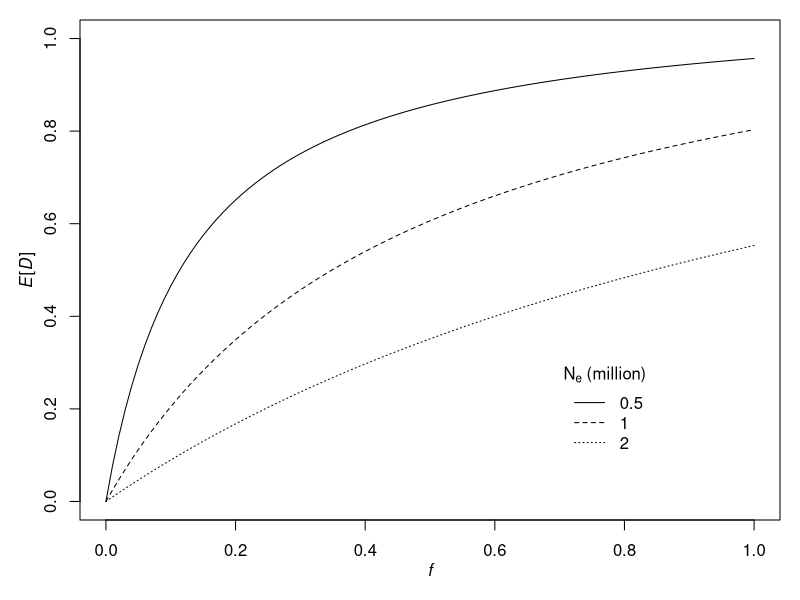
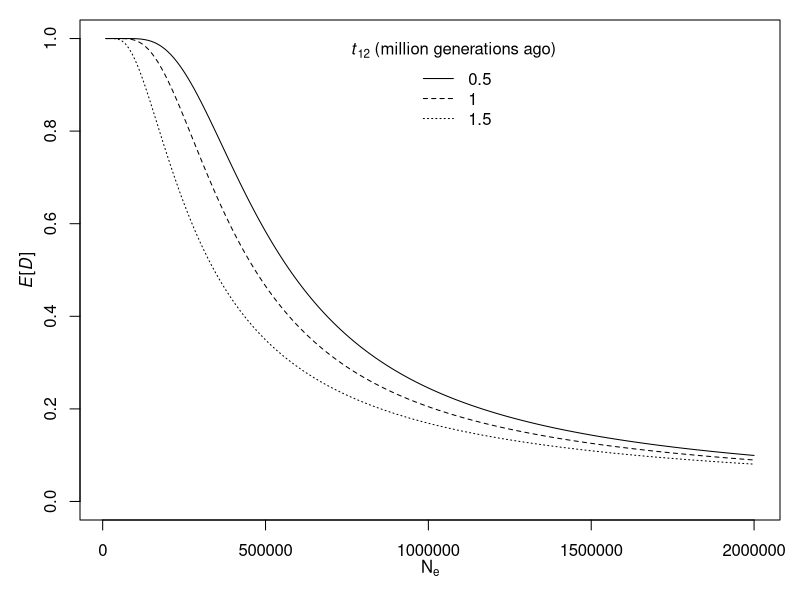

Recreate these plots in R, in order.
#!/usr/bin/env Rscript

# Figure_1.R
# Use the derivation for expected D (Durand et al. 2011) to plot the effects of Ne.

# Written for "Evaluating the use of ABBA-BABA statistics to locate introgressed loci"
# by Simon H. Martin, John W. Davey and Chris D. Jiggins
# Simon Martin: shm45@cam.ac.uk
# John Davey:   jd626@cam.ac.uk
# May 2014


####################################################################################
####### D as a function of f

png(file = "Figure_1B.png", width = 2000, height = 2000, res = 400)
par(mar=c(4,4,1,1), ann = F)


N = 500000

tp2 <- 1000000

tp3 <- 2000000

tgf = 0


f = seq(0,1,0.01)

D_exp <- (3*f*(tp3 - tgf)) / (3*f*(tp3 - tgf) + 4*N*(1-f)*(1-1/(2*N))^(tp3-tp2) + 4*N*f*(1-1/(2*N))^(tp3 - tgf))

plot(D_exp ~ f, type = "l", ylim = c(0,1), lty = 1)
mtext(side = 1, text = expression(italic("f")), line = 2)
mtext(side = 2, text = expression(paste(italic("E"),"[",italic("D"),"]")), line = 2)




N = 1000000

tp2 <- 1000000

tp3 <- 2000000

tgf = 0


f = seq(0,1,0.01)

D_exp <- (3*f*(tp3 - tgf)) / (3*f*(tp3 - tgf) + 4*N*(1-f)*(1-1/(2*N))^(tp3-tp2) + 4*N*f*(1-1/(2*N))^(tp3 - tgf))

lines(D_exp ~ f, type = "l", ylim = c(0,1), lty = 2)



N = 2000000

tp2 <- 1000000

tp3 <- 2000000

tgf = 0


f = seq(0,1,0.01)

D_exp <- (3*f*(tp3 - tgf)) / (3*f*(tp3 - tgf) + 4*N*(1-f)*(1-1/(2*N))^(tp3-tp2) + 4*N*f*(1-1/(2*N))^(tp3 - tgf))

lines(D_exp ~ f, type = "l", ylim = c(0,1), lty = 3)



legend(0.7, 0.3, title = expression(paste("N"["e"]," (million)")),legend = c(0.5, 1, 2), lty = c(1, 2, 3), bty = "n") 

dev.off()




#####################################################################################################
### D as a function of Ne

png(file = "Figure_1C.png", width = 2000, height = 2000, res = 400)

par(mar=c(4,4,1,1), ann = F)

N = seq(10000,2000000,10000)

tp2 <- 500000

tp3 <- 2000000

tgf = 0


f = 0.1

D_exp <- (3*f*(tp3 - tgf)) / (3*f*(tp3 - tgf) + 4*N*(1-f)*(1-1/(2*N))^(tp3-tp2) + 4*N*f*(1-1/(2*N))^(tp3 - tgf))

plot(D_exp ~ N, type = "l", ylim = c(0,1))
mtext(side = 2, text = expression(paste(italic("E"),"[",italic("D"),"]")), line = 2)
mtext(side = 1, text = expression("N"["e"]), line = 2)




tp2 <- 1000000

tp3 <- 2000000

tgf = 0


f = 0.1

D_exp <- (3*f*(tp3 - tgf)) / (3*f*(tp3 - tgf) + 4*N*(1-f)*(1-1/(2*N))^(tp3-tp2) + 4*N*f*(1-1/(2*N))^(tp3 - tgf))

lines(D_exp ~ N, type = "l", lty = 2)




tp2 <- 1500000

tp3 <- 2000000

tgf = 0


f = 0.1

D_exp <- (3*f*(tp3 - tgf)) / (3*f*(tp3 - tgf) + 4*N*(1-f)*(1-1/(2*N))^(tp3-tp2) + 4*N*f*(1-1/(2*N))^(tp3 - tgf))

lines(D_exp ~ N, type = "l", lty = 3)


legend(750000, 1, title = expression(paste(italic("t")["12"], " (million generations ago)")), legend = c(0.5,1,1.5), lty = c(1, 2, 3), bty = "n") 


dev.off()
